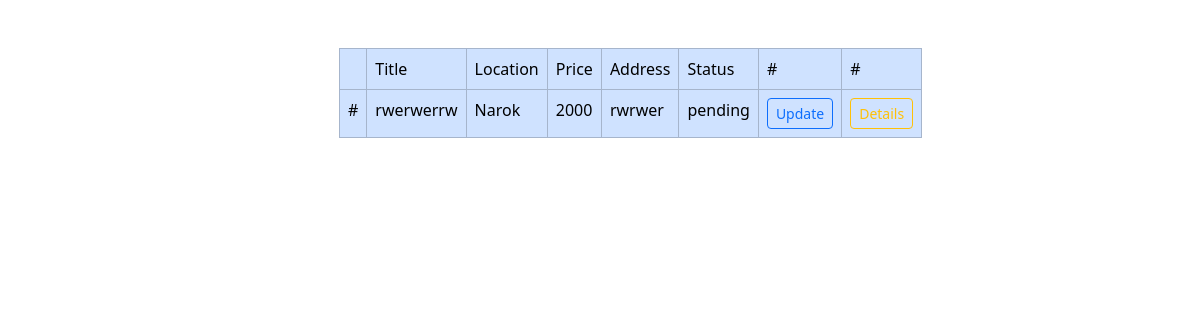
/realtor/property_list/, run on an earlier commit of the app's database.
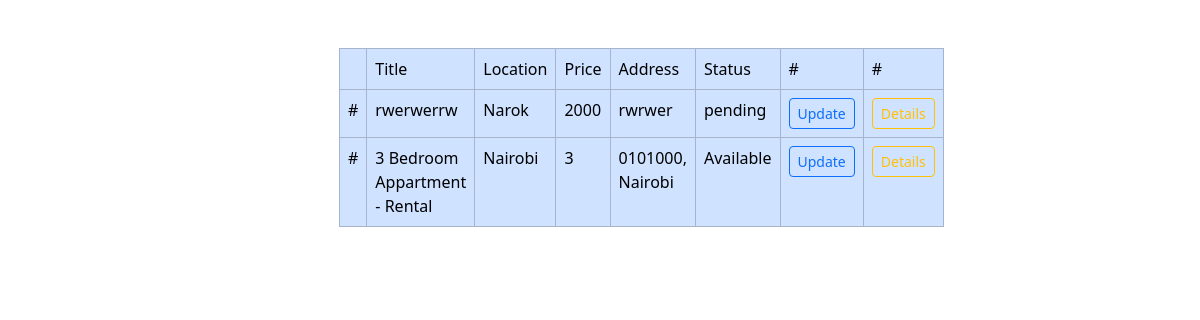
And on a later commit of the database.
### realtor/models.py (models this page shows)
class Properties(models.Model):
    title = models.CharField(max_length=250)
    description = models.TextField()
    address = models.CharField(max_length=250)
    price = models.IntegerField()
    size = models.CharField(max_length=50, blank=True)
    bedrooms = models.IntegerField(blank=True)
    bathrooms = models.IntegerField(blank=True)
    amentities = models.CharField(max_length=100, blank=True)
    status = models.CharField(max_length=50)
    year_built = models.IntegerField()
    images = models.ImageField(upload_to='images/properties', blank=True)
    location = models.CharField(max_length=100)
    features = models.TextField(blank=True)

### realtor/views.py (the view)
# urls.py: path("property_list/", views.PropertyListView.as_view(), name="property_list"),
class PropertyListView(ListView):
    context_object_name = 'properties'
    model = Properties
    template_name = 'realtors/property_list.html'

### templates/realtors/property_list.html
{% extends './dashboard.html' %}
{% block content %}
<div class="container p-5">
    <div class="col-md-6 m-auto">
        <table class="table table-bordered table-primary">
            <tr>
                <td></td>
                <td>Title</td>
                <td>Location</td>
                <td>Price</td>
                <td>Address</td>
                <td>Status</td>
                <td>#</td>
                <td>#</td>
            </tr>
            {% for property in properties %}
            <tr>
                <td>#</td>
                <td>{{property.title}}</td>
                <td>{{property.location}}</td>
                <td>{{property.price}}</td>
                <td>{{property.address}}</td>
                <td>{{property.status}}</td>
                <td>
                    <a href="{% url 'update_property' property.id %}" class="btn btn-sm btn-outline-primary">Update</a>
                </td>
                <td>
                    <a href="{% url 'property_details' property.id %}" class="btn btn-sm btn-outline-warning">Details</a>
                </td>
            </tr>
            {% endfor %}
        </table>
    </div>
</div>
{% endblock %}

### templates/realtors/dashboard.html (shortened to what this page needs)
{% load static %}
<!DOCTYPE html>
<html lang="en">
<head>
    <link href="https://cdn.jsdelivr.net/npm/bootstrap@5.3.3/dist/css/bootstrap.min.css" rel="stylesheet"
>
</head>
<body>
    {% block content %}
    {% endblock %}
</body>
</html>

What changed in the data, as far as the page shows it:
added Properties: title "3 Bedroom Appartment - Rental", location "Nairobi", price "3", address "0101000, Nairobi", status "Available"
